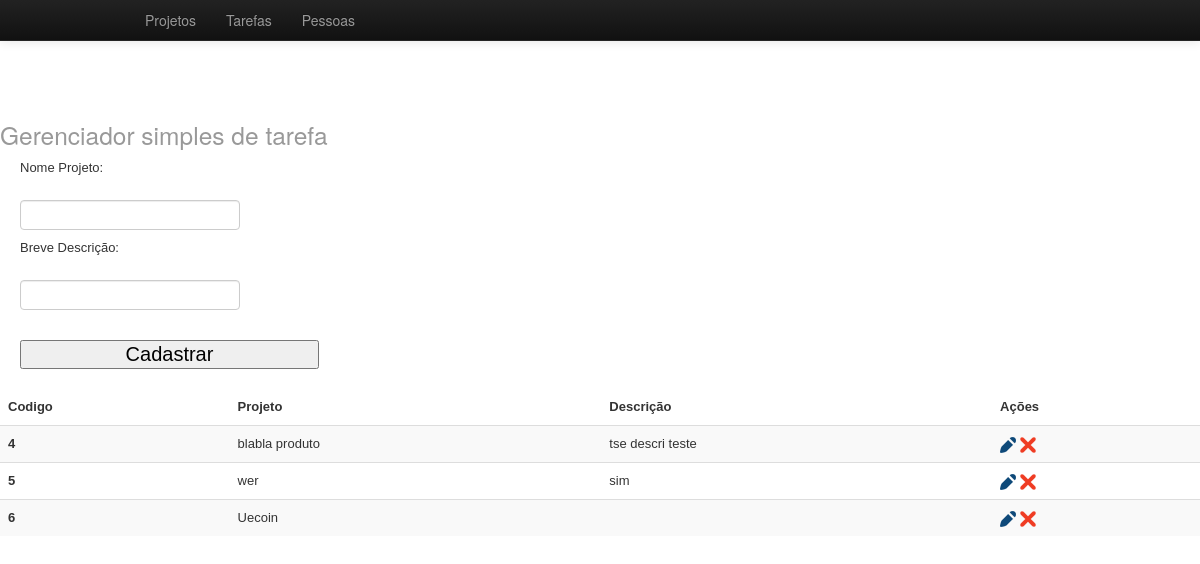
Screenshot of /projeto.php with the database file from the repository.
### tables this page shows
CREATE TABLE IF NOT EXISTS `projeto` (
  `idProjeto` int(11) NOT NULL AUTO_INCREMENT,
  `projeto` varchar(255) DEFAULT NULL,
  `descricao` varchar(255) DEFAULT NULL,
  `data_cadastro` datetime DEFAULT NULL,
  PRIMARY KEY (`idProjeto`)
);

### classes/Funcoes.class.php (called while the page is built, shortened)
<?php
class Funcoes {
    public function tratarCaracter($vlr, $tipo) {
        switch ($tipo) {
            case 2: $rst = utf8_encode($vlr);
                break;
        }
        return $rst;
    }
    public function base64($vlr, $tipo) {
        switch ($tipo) {
            case 1: $rst = base64_encode($vlr);
                break;
        }
        return $rst;
    }
}
?>

### classes/Projeto.class.php (called while the page is built, shortened)
<?php
include_once "Conexao.class.php";
include_once "Funcoes.class.php";
class Projeto {
    private $con;
    public function __construct(){
        $this->con = new Conexao();
    }
    public function querySelect(){
        try{
            $cst = $this->con->conectar()->prepare("SELECT `idProjeto`, `projeto`, `descricao`, `data_cadastro` FROM `projeto`;");
            $cst->execute();
            return $cst->fetchAll();
        } catch (PDOException $ex) {
            return 'erro '.$ex->getMessage();
        }
    }
}
?>

### classes/Conexao.class.php (called while the page is built, shortened)
<?php
class Conexao {
    private $usuario;
    private $senha;
    private $banco;
    private $servidor;
    private static $pdo;
    public function __construct() {
        $this->servidor = "localhost";
        $this->banco = "bdtarefas";
        $this->usuario = "root";
        $this->senha = "";
    }
    public function conectar() {
        try {
            if (is_null(self::$pdo)) {
                self::$pdo = new PDO("mysql:host=" . $this->servidor . ";dbname=" . $this->banco, $this->usuario, $this->senha);
            }
            return self::$pdo;
        } catch (PDOException $ex) {
            echo $ex->getMessage();
        }
    }
}
?>

### projeto.php (the view, shortened to what this page needs)
<?php
require_once 'classes/Funcoes.class.php';
require_once 'classes/Projeto.class.php';
$objFuncoes = new Funcoes();
$objFcn = new Projeto();
?>
<!DOCTYPE HTML>
<html lang="pt-br">
    <head>
        <link href="css/estilo.css" rel="stylesheet" type="text/css" media="all">
        <link href="css/bootstrap-responsive.min.css" rel="stylesheet" type="text/css" media="all">
        <link href="css/bootstrap.min.css" rel="stylesheet" type="text/css" media="all">
    </head>
    <body>
        <nav class="navbar navbar-fixed-top navbar-inverse">
            <div class="navbar-inner">
                <div class="container">
                    <div class="nav-collapse">
                        <ul class="nav">
                            <li><a href="projeto.php">Projetos</a></li>
                            <li><a href="tarefa.php">Tarefas</a></li>
                            <li><a href="usuario.php">Pessoas</a></li>
                        </ul>
                    </div>
                </div>
            </div>
        </nav>
        <div><h1 class=""><small><?php echo TITLO; ?></small></h1></div>
        <div class="container" id="formulario">
            <div class="col-md-12" >
                <form name="formCad" action="" method="post">
                    <label>Nome Projeto: </label><br>
                    <input type="text" name="projeto" required="required" value="<?= $objFuncoes->tratarCaracter((isset($func['projeto'])) ? ($func['projeto']) : (''), 2) ?>"><br>
                    <label>Breve Descrição: </label><br>
                    <input type="text" name="descricao" required="required" value="<?= $objFuncoes->tratarCaracter((isset($func['descricao'])) ? ($func['projeto']) : (''), 2) ?>"><br>
                    <br>
                    <input type="submit" name="<?= (isset($_GET['acao']) == 'edit') ? ('btAlterar') : ('btCadastrar') ?>" value="<?= (isset($_GET['acao']) == 'edit') ? ('Alterar') : ('Cadastrar') ?>">
                </form>
            </div>
        </div>
        <div>
            <table class="table table-striped">
                <thead>
                    <tr>
                        <th scope="col">Codigo</th>
                        <th scope="col">Projeto</th>
                        <th scope="col">Descrição</th>
                        <th scope="col">Ações</th>
                    </tr>
                </thead>
                <tbody>
                    <?php foreach ($objFcn->querySelect() as $rst) {
                        ?>
                        <tr>
                            <th scope="row"><?php echo $rst['idProjeto']; ?></th>
                            <td><?php echo $objFuncoes->tratarCaracter($rst['projeto'], 2); ?></td>
                            <td><?php echo $rst['descricao']; ?></td>
                            <td>
                                <div class="">
                                    <a class="editar" href="?acao=edit&proj=<?= $objFuncoes->base64($rst['idProjeto'], 1) ?>" title="Editar dados"><img src="img/ico-editar.png" width="16" height="16" alt="Editar"></a>
                                    <a class="excluir" href="?acao=delet&proj=<?= $objFuncoes->base64($rst['idProjeto'], 1) ?>" title="Excluir esse dado"><img src="img/ico-excluir.png" width="16" height="16" alt="Excluir"></a>
                                </div>
                            </td>
                        </tr>
                    <?php }
                    ?>
                </tbody>
            </table>
        </div>
    </body>
</html>

### css/estilo.css (style rules this page uses)
body { padding-top: 100px; }
table { font: 13px Verdana, Geneva, sans-serif !important; }
#formulario { float: left; width: 300px; margin: 0 0 0 20px; }
#formulario label { font: 13px Verdana, Geneva, sans-serif; }
#formulario input[type="submit"] { font: 20px Verdana, Geneva, sans-serif; width: 299px; }

### rows the page displays
projeto: idProjeto "4", projeto "blabla produto", descricao "tse descri teste"
projeto: idProjeto "5", projeto "wer", descricao "sim"
projeto: idProjeto "6", projeto "Uecoin"

### other values shown
TITLO "Gerenciador simples de tarefa"
